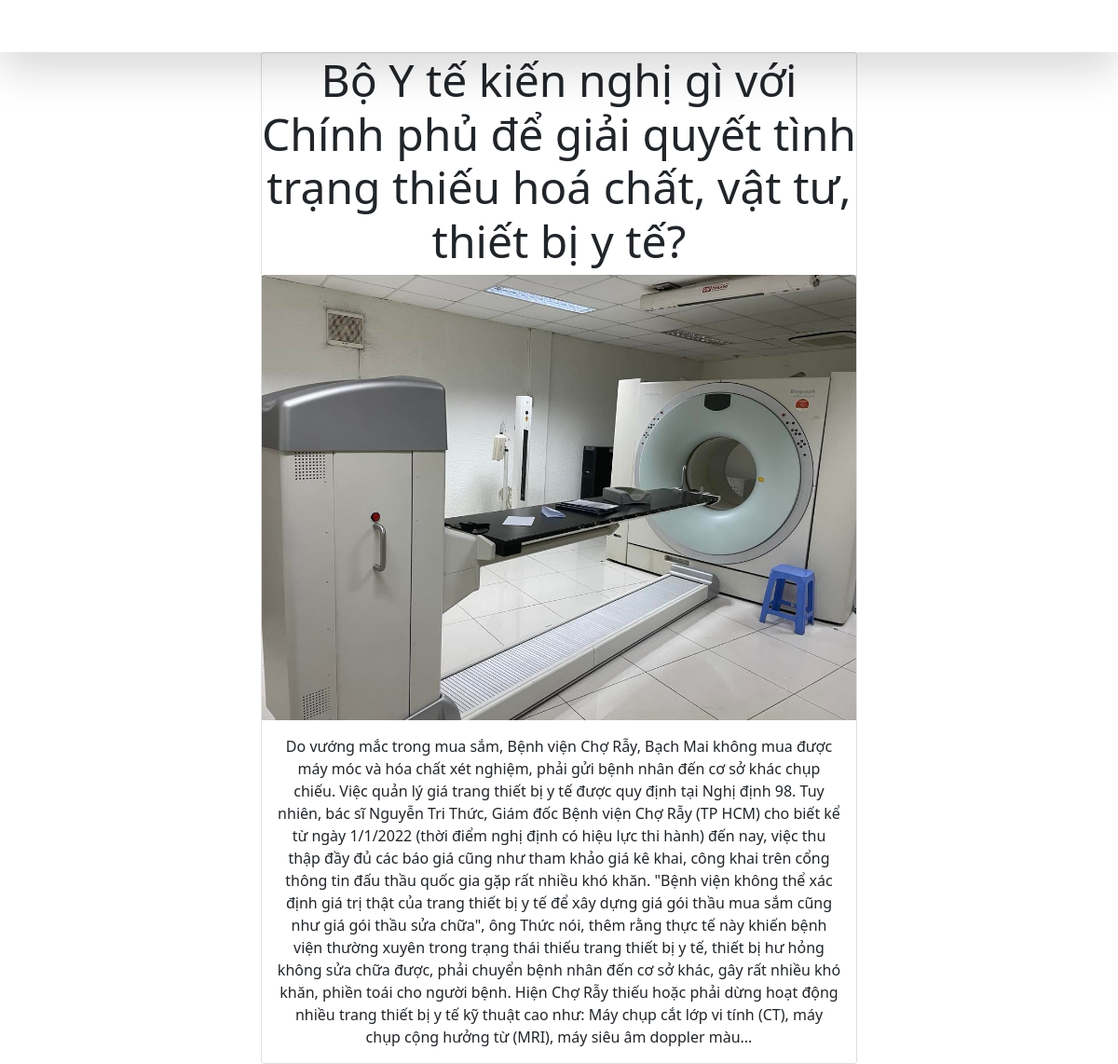
/4, run on the app's committed database.
### home/models.py (models this page shows)
class Post(models.Model):
    ten = models.CharField(max_length=100)
    anh = models.ImageField()
    noidung = models.TextField(default='')
    thoigian = models.DateField(auto_now_add=True)

### home/views.py (the view)
# urls.py: path('<int:id>',views.chitiet),
def chitiet(request,id):
    post = {'post': Post.objects.get(id=id)}
    return render(request, 'pages/chitiet.html', post)

### home/templates/pages/chitiet.html (shortened to what this page needs)
{% extends 'pages/base.html' %}
{% block content %}
<div align="center">
    <div class="card" style="width: 40rem;">
        <h5 class="card-title" style="font-size: 3rem; ">{{post.ten}}</h5>
        <img src="{{post.anh.url}}" class="card-img-top" alt="...">
        <div class="card-body">
            <p class="card-text" style="font-size: 1rem;">{{post.noidung}}</p>
        </div>
    </div>
</div>
{% endblock  %}

### data on the page
Post: ten "Bộ Y tế kiến nghị gì với Chính phủ để giải quyết tình trạng thiếu hoá chất, vật tư, thiết bị y tế?", anh (picture), noidung "Do vướng mắc trong mua sắm, Bệnh viện Chợ Rẫy, Bạch Mai không mua được máy móc và hóa chất xét nghiệm, phải gửi bệnh nhân đến cơ sở khác chụp chiếu. Việc quản lý giá trang thiết bị y tế được quy định tại Nghị định 98. Tuy nhiên, bác sĩ Nguyễn Tri Thức, Giám đốc Bệnh viện Chợ Rẫy (TP HCM) cho biết kể từ ngày 1/1/2022 (thời điểm nghị định có hiệu lực thi hành) đến nay, việc thu thập đầy đủ các báo giá cũng như tham khảo giá kê khai, công khai trên cổng thông tin đấu thầu quốc gia gặp rất nhiều khó khăn. \"Bệnh viện không thể xác định giá trị thật của trang thiết bị y tế để xây dựng giá gói thầu mua sắm cũng như giá gói thầu sửa chữa\", ông Thức nói, thêm rằng thực tế này khiến bệnh viện thường…"
